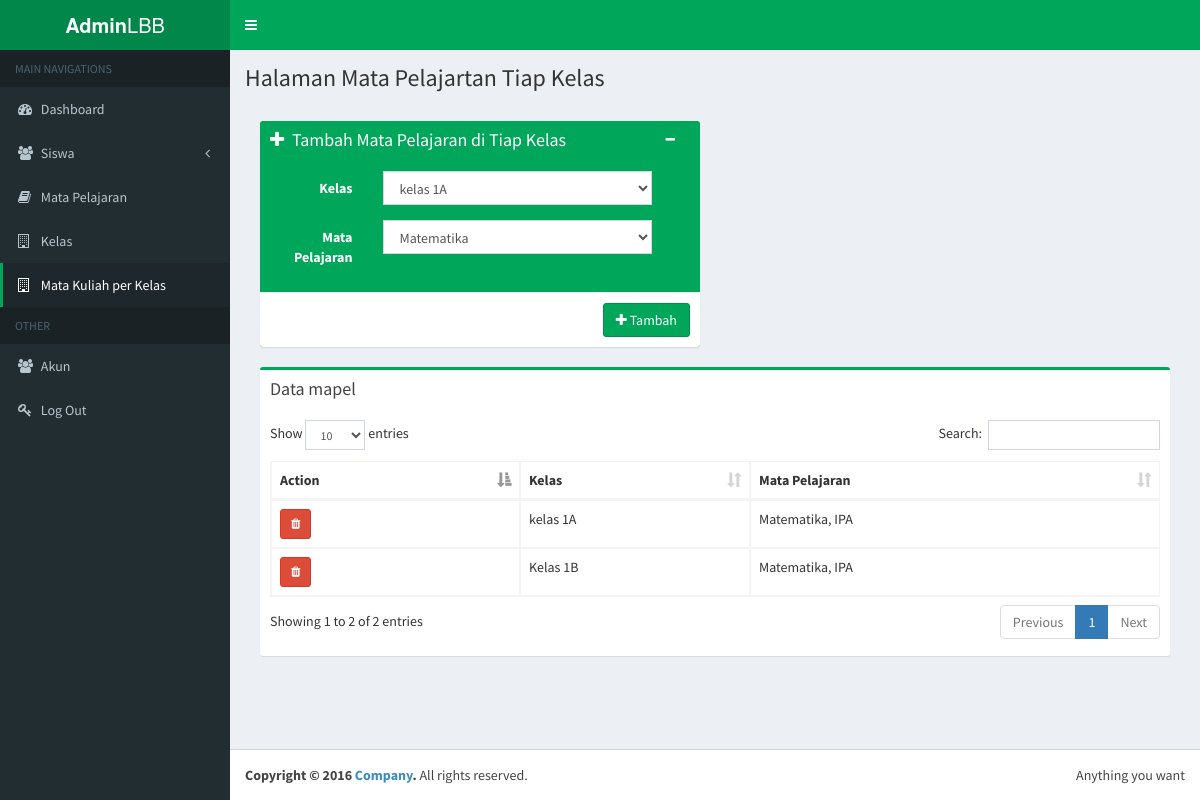
The page /?page=mapel-kelas (signed in) on the database its author committed.
### tables this page shows
CREATE TABLE `mapel_per_kelas` (
  `id` int(11) NOT NULL,
  `id_kelas` int(11) NOT NULL,
  `id_mapel` int(11) NOT NULL
);

CREATE TABLE `kelas` (
  `id` int(11) NOT NULL,
  `keterangan` varchar(255) NOT NULL,
  `kuota` int(11) NOT NULL
);

### index.php (called while the page is built, shortened)
<?php
	include 'route.php';
?>

### class/class.kelas.php (called while the page is built, shortened)
<?php
	class Kelas
	{
		private $db;
		function __construct()
		{
			$database = new Database();
			$this->db = $database->Connect();
		}
		public function getAll(){
			$stmt = $this->db->prepare("SELECT * FROM kelas");
			$stmt->execute();
			if($stmt->rowCount() > 0){
				while ($row = $stmt->fetch(PDO::FETCH_ASSOC)) {
					$data[] = $row;
				}
			}else{
				$data = null;
			}
			return $data;
		}
	}
?>

### config/Database.php (called while the page is built)
<?php
Class Database{
	private $dsn = 'mysql:dbname=lbb_db;host:127.0.0.1';
	private $user = 'root';
	private $pass = '';
	public $conn;
	public function Connect($value='')
	{
		try{
			$this->conn = new PDO($this->dsn, $this->user, $this->pass);
			$this->conn->setAttribute(PDO::ATTR_ERRMODE, PDO::ERRMODE_EXCEPTION);
		}catch(PDOException $ex){
			die('connection failed' . $ex->getMessage());
		}
		return $this->conn;
	}
}

### class/class.mapel.php (called while the page is built, shortened)
<?php
	class Mapel
	{
		private $db;
		function __construct()
		{
			$database = new Database();
			$this->db = $database->Connect();
		}
		public function getAll(){
			$stmt = $this->db->prepare("SELECT * FROM mapel");
			$stmt->execute();
			if($stmt->rowCount() > 0){
				while ($row = $stmt->fetch(PDO::FETCH_ASSOC)) {
					$data[] = $row;
				}
			}else{
				$data = null;
			}
			return $data;
		}
	}
?>

### views/mapel_per_kelas/list.php (the view, shortened to what this page needs)
<?php
  require_once 'class/class.mapel.php';
  require_once 'class/class.kelas.php';
  require_once 'class/class.mapel_per_kelas.php';
  $mapel = new Mapel;
  $kelas = new Kelas;
  $mapel_kelas = new Mapel_per_kelas;
  $dataKelas = $kelas->getAll();
  $dataMapel = $mapel->getAll();
?>
<section class="content">
  <div class="row">
    <div class="col-lg-6">
      <div class="box box-solid bg-green">
        <div class="box-header">
          <div class="pull-right box-tools">
            <button type="button" class="btn btn-success btn-sm pull-right" data-widget="collapse" data-toggle="tooltip" title="Collapse" style="margin-right: 5px;">
              <i class="fa fa-minus"></i>
            </button>
          </div>
          <i class="fa fa-plus"></i>
          <h3 class="box-title">
            Tambah Mata Pelajaran di Tiap Kelas
          </h3>
        </div>
        <form role="form" id="formInput" class="form-horizontal" action="" method="post">
          <div class="box-body border-radius-none">
            <div class="form-group">
              <label  for="inputkelas" class="control-label col-md-3">Kelas</label>
              <div class="col-md-8">
                <select name="id_kelas" class="form-control" id="inputkelas" required>
                  <?php
                    foreach ($dataKelas as $key => $value) {
                      echo "<option value='$value[id]'>$value[keterangan]</option>";
                    }
                  ?>
                </select>
              </div>
            </div>
            <div class="form-group">
              <label  for="inputid_mapel" class="control-label col-md-3">Mata Pelajaran</label>
              <div class="col-md-8">
                <select class="form-control" id="inputid_mapel" name="id_mapel" required>
                  <?php
                    foreach ($dataMapel as $key => $value) {
                      echo "<option value='$value[id]'>$value[nama]</option>";
                    }
                  ?>
                </select>
              </div>
            </div>
          </div>
          <div class="box-footer text-black">
            <div class="row">
              <div class="col-sm-12">
                <div class="clearfix">
                  <button type="submit" name="btnSubmit" class="btn btn-success pull-right"><i class="fa fa-plus"></i> Tambah</button>
                </div>
              </div>
            </div>
          </div>
        </form>
      </div>
    </div>
  </div>
  <div class="row">
    <div class="col-xs-12">
      <div class="box box-success">
        <div class="box-header">
          <h3 class="box-title">Data mapel</h3>
        </div>
        <div class="box-body">
          <table id="example2" class="table table-bordered table-hover">
            <thead>
              <tr>
                <th>Action</th>
                <th>Kelas</th>
                <th>Mata Pelajaran</th>
              </tr>
            </thead>
            <tbody>
              <?php
                $mapel_kelas->list();
              ?>
            </tbody>
          </table>
        </div>
      </div>
    </div>
  </div>
</section>

### class/class.mapel_per_kelas.php (shortened to what this page needs)
<?php
	class Mapel_per_kelas
	{
		private $db;
		function __construct()
		{
			$database = new Database();
			$this->db = $database->Connect();
		}
		public function list(){
			$stmt = $this->db->prepare("SELECT DISTINCT * FROM mapel_per_kelas group by id_kelas");
			$stmt->execute();
			if($stmt->rowCount() > 0){
				while ($row = $stmt->fetch(PDO::FETCH_ASSOC)) {
					$mapel = $this->getMapel($row['id_kelas']);
					$mapelString = json_decode($mapel['nama']);
					$kelas = $this->getKelas($row['id_kelas']);
					echo "
					<tr>
						<td>
							<a href='?page=mapel-kelas&action=delete&id=$row[id]'><button class='btn btn-danger btn-sm'><i class='fa fa-trash'></i></button></a>
						</td>
						<td class='id_kelas'>$kelas</td>
						<td class='id_mapel'>$mapelString</td>
					</tr>
					";
				}
			}else{
				echo "
				<tr>
				<td colspan='4' align='center'><h3>Data Kosong</h3></td>
				</tr>
				";
			}
		}
		private function getKelas($id_kelas = 0){
			$stmt = $this->db->prepare("SELECT * FROM kelas where id = :id_kelas");
			$stmt->execute(array(':id_kelas'=>$id_kelas));
			$data = $stmt->fetch(PDO::FETCH_ASSOC);
			return $data['keterangan'];
		}
		private function getMapel($id_kelas = 0){
			$dataMapelNama = array();
			$dataMapelId = array();
			$stmt = $this->db->prepare("SELECT * FROM mapel_per_kelas where id_kelas = :id_kelas");
			$stmt->execute(array(':id_kelas'=>$id_kelas));
			while ($row = $stmt->fetch(PDO::FETCH_ASSOC)) {
				$stmt2 = $this->db->prepare("SELECT * FROM mapel where id = :id_mapel");
				$stmt2->execute(array(':id_mapel'=>$row['id_mapel']));
				$data = $stmt2->fetch(PDO::FETCH_ASSOC);;
				$dataMapelNama[] = $data['nama'];
				$dataMapelId[] = $data['id'];
			}
			$dataReturn = array();
			$dataReturn['nama'] = json_encode(implode($dataMapelNama, ', '));
			$dataReturn['id'] = json_encode($dataMapelId);
			return $dataReturn;
		}
	}
?>

### rows shown on the page
mapel_per_kelas: id_kelas.keterangan "kelas 1A", mapelString "Matematika, IPA"
mapel_per_kelas: id_kelas.keterangan "Kelas 1B", mapelString "Matematika, IPA"

### other values the page prints
$head "Halaman Mata Pelajartan Tiap Kelas"
form field id_kelas "kelas 1A"
form field id_mapel "Matematika"
